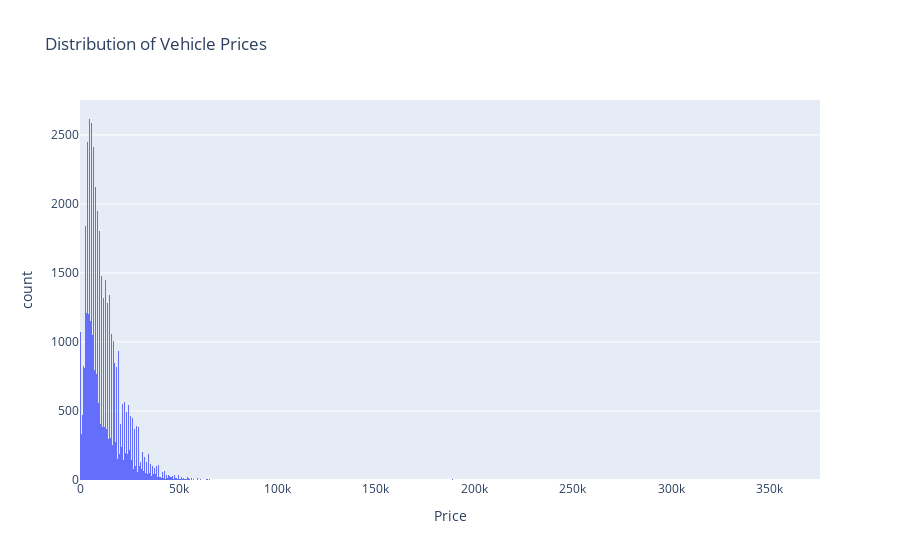

Notebook code cell kept with this figure:
### Markdown cell above
From the graph above by make, the highest average price is from Ram and Cadillac

### Code cell
# Assuming 'price' is the column for vehicle prices
fig = px.histogram(df, x='price', title='Distribution of Vehicle Prices', labels={'price': 'Price'})

# Show the plot
fig.show()

### Figure 1 — Plotly figure (JSON) as saved in the notebook; plotly's stock layout.template omitted (floating-point values rounded to 4 significant figures; data arrays with more than 128 entries replaced by an {"elided": "..."} marker saying what was removed)
{"data": [{"alignmentgroup": "True", "bingroup": "x", "hovertemplate": "Price=%{x}<br>count=%{y}<extra></extra>", "legendgroup": "", "marker": {"color": "#636efa", "pattern": {"shape": ""}}, "name": "", "offsetgroup": "", "orientation": "v", "showlegend": false, "type": "histogram", "x": {"elided": "51447 int values"}, "xaxis": "x", "yaxis": "y"}], "layout": {"barmode": "relative", "legend": {"tracegroupgap": 0}, "title": {"text": "Distribution of Vehicle Prices"}, "xaxis": {"anchor": "y", "domain": [0, 1], "title": {"text": "Price"}}, "yaxis": {"anchor": "x", "domain": [0, 1], "title": {"text": "count"}}}}
